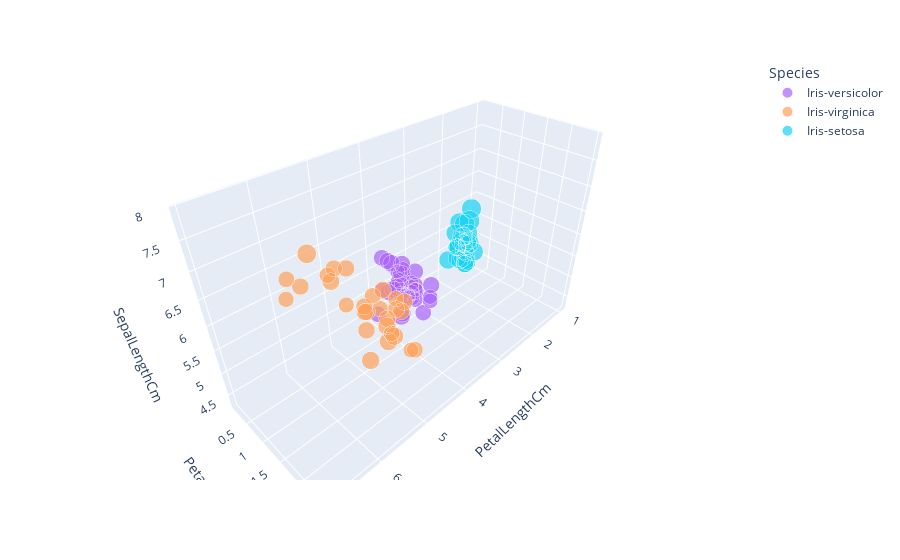

This figure's notebook cell:
### Code cell
#Y si mezclo, y luego selecciono poisson?
poissonsampler_df_shuffle=samplerPoisson(n,uniformShuffle(df))
plot3D(poissonsampler_df_shuffle,'PetalLengthCm','PetalWidthCm','SepalLengthCm',size='SepalWidthCm',color='Species')

### Figure 1 — Plotly figure (JSON) as saved in the notebook; plotly's stock layout.template omitted (floating-point values rounded to 4 significant figures)
{"data": [{"hovertemplate": "Species=Iris-versicolor<br>PetalLengthCm=%{x}<br>PetalWidthCm=%{y}<br>SepalLengthCm=%{z}<br>SepalWidthCm=%{marker.size}<extra></extra>", "legendgroup": "Iris-versicolor", "marker": {"color": "#ab63fa", "size": [2.3, 3.3, 2.2, 2.7, 2.4, 2.9, 2.7, 2.9, 2.5, 2.3, 3, 3, 2.9, 2.4, 2.8, 2.7, 2.5, 2.8, 2.5, 2.9, 2.6, 2.9, 3.2, 2.2, 3.1, 3, 3.2, 2.9, 3.4, 3, 2.4, 2.8], "sizemode": "area", "sizeref": 0.011, "symbol": "circle"}, "mode": "markers", "name": "Iris-versicolor", "scene": "scene", "showlegend": true, "type": "scatter3d", "x": [4.4, 4.7, 4, 3.9, 3.3, 4.7, 4.1, 3.6, 4.9, 3.3, 4.5, 4.6, 4.3, 3.8, 4, 5.1, 3.9, 4.1, 4, 4.5, 4, 4.6, 4.5, 4.5, 4.7, 4.1, 4.8, 4.2, 4.5, 4.2, 3.7, 4.8], "y": [1.3, 1.6, 1, 1.4, 1, 1.4, 1, 1.3, 1.5, 1, 1.5, 1.4, 1.3, 1.1, 1.3, 1.6, 1.1, 1.3, 1.3, 1.5, 1.2, 1.3, 1.5, 1.5, 1.5, 1.3, 1.8, 1.3, 1.6, 1.5, 1, 1.4], "z": [6.3, 6.3, 6, 5.2, 4.9, 6.1, 5.8, 5.6, 6.3, 5, 5.6, 6.1, 6.4, 5.5, 6.1, 6, 5.6, 5.7, 5.5, 6, 5.8, 6.6, 6.4, 6.2, 6.7, 5.6, 5.9, 5.7, 6, 5.9, 5.5, 6.8]}, {"hovertemplate": "Species=Iris-virginica<br>PetalLengthCm=%{x}<br>PetalWidthCm=%{y}<br>SepalLengthCm=%{z}<br>SepalWidthCm=%{marker.size}<extra></extra>", "legendgroup": "Iris-virginica", "marker": {"color": "#FFA15A", "size": [3, 2.8, 3.1, 2.6, 3.3, 3.2, 2.7, 3, 2.7, 3.3, 2.5, 3.1, 2.7, 2.8, 3.3, 3, 3, 3.4, 3, 2.7, 2.8, 3.1, 3.8, 3.4, 2.8, 3, 3, 2.5, 3], "sizemode": "area", "sizeref": 0.011, "symbol": "circle"}, "mode": "markers", "name": "Iris-virginica", "scene": "scene", "showlegend": true, "type": "scatter3d", "x": [6.6, 6.1, 5.4, 6.9, 5.7, 6, 5.3, 4.9, 5.1, 5.7, 5.8, 5.5, 5.1, 5.1, 6, 5.5, 4.8, 5.6, 5.2, 4.9, 6.7, 5.6, 6.4, 5.4, 5.1, 5.8, 5.8, 4.5, 6.1], "y": [2.1, 1.9, 2.1, 2.3, 2.5, 1.8, 1.9, 1.8, 1.9, 2.1, 1.8, 1.8, 1.9, 2.4, 2.5, 1.8, 1.8, 2.4, 2.3, 1.8, 2, 2.4, 2, 2.3, 1.5, 1.6, 2.2, 1.7, 2.3], "z": [7.6, 7.4, 6.9, 7.7, 6.7, 7.2, 6.4, 6.1, 5.8, 6.7, 6.7, 6.4, 5.8, 5.8, 6.3, 6.5, 6, 6.3, 6.7, 6.3, 7.7, 6.7, 7.9, 6.2, 6.3, 7.2, 6.5, 4.9, 7.7]}, {"hovertemplate": "Species=Iris-setosa<br>PetalLengthCm=%{x}<br>PetalWidthCm=%{y}<br>SepalLengthCm=%{z}<br>SepalWidthCm=%{marker.size}<extra></extra>", "legendgroup": "Iris-setosa", "marker": {"color": "#19d3f3", "size": [3.4, 4.4, 3, 3, 3.6, 3.4, 3.4, 4.2, 3.2, 3.4, 4, 3.5, 3.5, 3.1, 3.2, 3.9, 3.6, 3.8, 3.1, 3.2, 3, 3, 3.1, 3.1, 3.4, 3.4, 3.4, 3.2, 3.7], "sizemode": "area", "sizeref": 0.011, "symbol": "circle"}, "mode": "markers", "name": "Iris-setosa", "scene": "scene", "showlegend": true, "type": "scatter3d", "x": [1.7, 1.5, 1.4, 1.1, 1.4, 1.4, 1.9, 1.4, 1.2, 1.6, 1.2, 1.4, 1.3, 1.5, 1.6, 1.7, 1, 1.7, 1.5, 1.4, 1.3, 1.6, 1.5, 1.5, 1.4, 1.5, 1.5, 1.3, 1.5], "y": [0.2, 0.4, 0.3, 0.1, 0.2, 0.3, 0.2, 0.2, 0.2, 0.4, 0.2, 0.3, 0.3, 0.1, 0.2, 0.4, 0.2, 0.3, 0.1, 0.2, 0.2, 0.2, 0.1, 0.2, 0.2, 0.4, 0.2, 0.2, 0.4], "z": [5.4, 5.7, 4.8, 4.3, 5, 4.6, 4.8, 5.5, 5, 5, 5.8, 5.1, 5, 4.9, 4.7, 5.4, 4.6, 5.7, 4.9, 4.6, 4.4, 5, 4.9, 4.6, 5.2, 5.4, 5.1, 4.4, 5.1]}], "layout": {"legend": {"itemsizing": "constant", "title": {"text": "Species"}, "tracegroupgap": 0}, "margin": {"t": 60}, "scene": {"domain": {"x": [0, 1], "y": [0, 1]}, "xaxis": {"title": {"text": "PetalLengthCm"}}, "yaxis": {"title": {"text": "PetalWidthCm"}}, "zaxis": {"title": {"text": "SepalLengthCm"}}}}}
